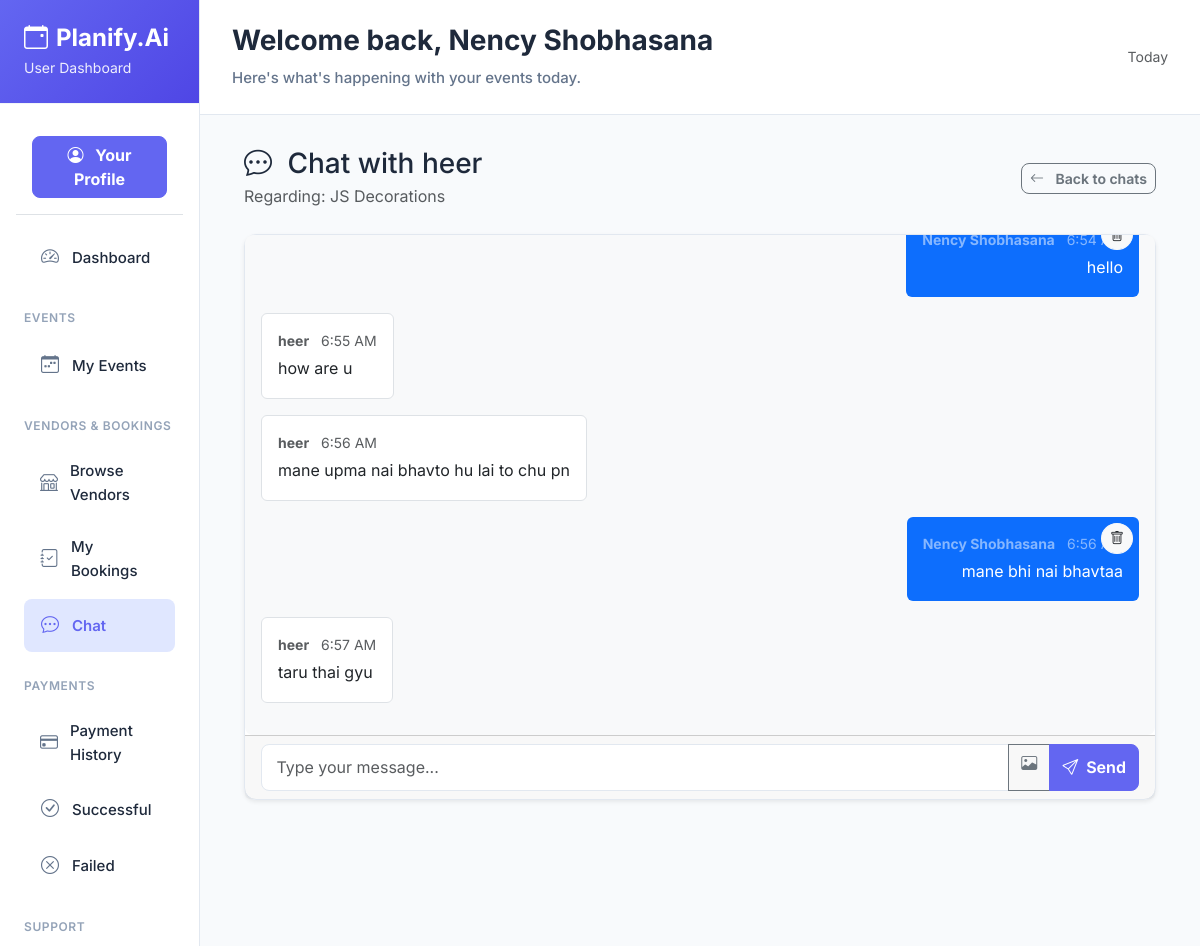
Page /user/chat/1/ (signed in) on the committed database.
### account/models.py (models this page shows, shortened)
class User(models.Model):
    fullname = models.CharField(max_length=255)
    email = models.EmailField(unique=True)
    mobile = models.CharField(max_length=15, unique=True, null=True, blank=True)
    password = models.CharField(max_length=255, blank=True, null=True)
    is_active = models.BooleanField(default=False)   # ✅ added
    email_verified = models.BooleanField(default=False)
    role = models.ForeignKey(Role, on_delete=models.CASCADE)
    business_logo = models.ImageField(upload_to='vendor_logos/', null=True, blank=True)
    created_at = models.DateTimeField(auto_now_add=True)
    updated_at = models.DateTimeField(auto_now=True)

### vendor/models.py (models this page shows, shortened)
class Chat(models.Model):
    created_at = models.DateTimeField(auto_now_add=True)
    updated_at = models.DateTimeField(auto_now=True)
    store = models.ForeignKey(Store, blank=True, null=True, on_delete=models.CASCADE, related_name='chats')
    user = models.ForeignKey(User, on_delete=models.CASCADE, related_name='user_chats')
    vendor = models.ForeignKey(User, limit_choices_to={'role__name__iexact': 'vendor'}, on_delete=models.CASCADE, related_name='vendor_chats')
    class Meta:
        unique_together = (('user', 'vendor'),)

class Store(models.Model):
    vendor = models.ForeignKey(User, on_delete=models.CASCADE, limit_choices_to={'role__name__iexact': 'vendor'})
    store_name = models.CharField(max_length=200)
    description = models.TextField()
    phone = models.CharField(max_length=20, null=True, blank=True)
    category = models.ForeignKey(category, on_delete=models.CASCADE)
    address = models.TextField()
    city = models.CharField(max_length=100)
    price_start = models.DecimalField(max_digits=10, decimal_places=2)
    profile_image = models.ImageField(upload_to='store_images/', null=True, blank=True)
    created_at = models.DateTimeField(auto_now_add=True)
    updated_at = models.DateTimeField(auto_now=True)
    status = models.BooleanField(default=True)  # active/inactive

class ChatMessage(models.Model):
    message = models.TextField()
    image = models.ImageField(upload_to='chat_images/', null=True, blank=True)
    is_read = models.BooleanField(default=False)
    created_at = models.DateTimeField(auto_now_add=True)
    chat = models.ForeignKey(Chat, on_delete=models.CASCADE, related_name='messages')
    sender = models.ForeignKey(User, on_delete=models.CASCADE, related_name='sent_messages')
    class Meta:
        ordering = ['created_at']

### user/views.py (the view)
    def wrapper(request, *args, **kwargs):
        user_id = request.session.get('user_id')
        if not user_id:
            return redirect('/login/')
        try:
            User.objects.get(id=user_id)
        except User.DoesNotExist:
            request.session.flush()
            return redirect('/login/')
        return view_func(request, *args, **kwargs)

### event/context_processors.py (called while the page is built)
def global_app_info(request):
    return {
        'APP_NAME': 'Planify.Ai',
        'APP_LOGO_TEXT': 'PA',                 # Text logo (initials)
        'APP_LOGO_IMAGE': '/static/images/LOGO.png',   # Image logo (inside static/)
    }

def vendor_stores(request):
    try:
        from vendor.models import Store
        stores = Store.objects.filter(status=True).order_by('store_name')
    except Exception:
        stores = []
    return {
        'all_stores': stores
    }

def unread_counts(request):
    user_id = None
    try:
        user_id = request.session.get('user_id')
    except Exception:
        user_id = None
    unread_notifications = 0
    try:
        if user_id:
            from user.models import Notification
            unread_notifications = Notification.objects.filter(user_id=user_id, is_read=False).count()
    except Exception:
        unread_notifications = 0
    return {
        'unread_notifications': unread_notifications,
    }

### user/views.py (called while the page is built)
def user_required(view_func):
    def wrapper(request, *args, **kwargs):
        user_id = request.session.get('user_id')
        if not user_id:
            return redirect('/login/')
        try:
            User.objects.get(id=user_id)
        except User.DoesNotExist:
            request.session.flush()
            return redirect('/login/')
        return view_func(request, *args, **kwargs)
    return wrapper

@user_required
def user_chat_detail(request, chat_id):
    user_id = request.session.get('user_id')
    user = User.objects.get(id=user_id)
    chat = get_object_or_404(Chat, id=chat_id, user_id=user_id)
    if request.method == 'POST':
        message_text = request.POST.get('message', '').strip()
        image = request.FILES.get('image')
        if message_text or image:
            ChatMessage.objects.create(chat=chat, sender=user, message=message_text or '', image=image)
        return redirect('user:user_chat_detail', chat_id=chat.id)
    chat.messages.filter(is_read=False).exclude(sender_id=user_id).update(is_read=True)
    messages_qs = chat.messages.select_related('sender').all()
    return render(request, 'user/chat_detail.html', {
        'chat': chat,
        'messages': messages_qs,
        'user': user,
    })

### template/user/chat_detail.html (shortened to what this page needs)
{% extends 'user/base.html' %}
{% block content %}
<div class="container-fluid">
    <div class="d-flex justify-content-between align-items-center mb-4">
        <div>
            <h3 class="mb-1"><i class="bi bi-chat-dots me-2"></i> Chat with {{ chat.vendor.fullname }}</h3>
            <p class="text-muted mb-0">
                {% if chat.store %}Regarding: {{ chat.store.store_name }}{% endif %}
            </p>
        </div>
        <a href="{% url 'user:user_chat' %}" class="btn btn-outline-secondary btn-sm">
            <i class="bi bi-arrow-left me-2"></i> Back to chats
        </a>
    </div>
    <div class="card shadow-sm">
        <div class="chat-messages p-3" style="height: 500px; overflow-y: auto; background: #f8f9fa; border-radius: 8px;">
            {% for message in messages %}
            <div class="mb-3 position-relative {% if message.sender.id == user.id %}text-end{% endif %}">
                <div class="d-inline-block p-3 rounded {% if message.sender.id == user.id %}bg-primary text-white{% else %}bg-white border{% endif %}" style="max-width: 70%;">
                    <div class="small mb-1 {% if message.sender.id == user.id %}text-white-50{% else %}text-muted{% endif %}">
                        <strong>{{ message.sender.fullname }}</strong>
                        <span class="ms-2">{{ message.created_at|date:"g:i A" }}</span>
                    </div>
                    <div>{{ message.message }}</div>
                </div>
                {% if message.sender.id == user.id %}
                <button type="button" class="btn btn-sm btn-light delete-message-btn position-absolute" style="top:6px; right:6px; border-radius:50%;" data-url="{% url 'user:user_delete_message' message.id %}" aria-label="Delete message">
                    <i class="bi bi-trash text-dark"></i>
                </button>
                {% endif %}
            </div>
            {% empty %}
            <div class="text-center text-muted py-5">
                <i class="bi bi-chat fs-1"></i>
                <p class="mt-3">No messages yet. Say hello!</p>
            </div>
            {% endfor %}
        </div>
        <div class="card-footer">
            <form method="post" enctype="multipart/form-data">
                <div class="input-group">
                    <input type="text" name="message" class="form-control" placeholder="Type your message...">
                    <label class="btn btn-outline-secondary mb-0">
                        <i class="bi bi-image"></i>
                    </label>
                    <button type="submit" class="btn btn-primary"><i class="bi bi-send me-2"></i>Send</button>
                </div>
            </form>
        </div>
    </div>
</div>
{% endblock %}

### template/user/include/header.html (shortened to what this page needs)
<div class="dashboard-header">
    <div class="d-flex justify-content-between align-items-center">
        <div>
            <h2>Welcome back, {{ user.fullname|default:"User" }}</h2>
            <p>Here's what's happening with your events today.</p>
        </div>
        <div class="d-flex align-items-center gap-3">
            <div class="text-end">
                <small class="text-muted d-block">Today</small>
            </div>
        </div>
    </div>
</div>

### static/css/app.css (style rules this page uses)
:root { --primary: #6366f1; --primary-light: #e0e7ff; --primary-dark: #4f46e5; --success: #10b981; --success-light: #d1fae5; --warning: #f59e0b; --warning-light: #fef3c7; --danger: #ef4444; --danger-light: #fee2e2; --info: #06b6d4; --info-light: #cffafe; --bg-primary: #ffffff; --bg-secondary: #f8fafc; --bg-tertiary: #f1f5f9; --text-primary: #0f172a; --text-secondary: #64748b; --text-light: #94a3b8; --border: #e2e8f0; --border-light: #f1f5f9; --shadow-sm: 0 1px 2px rgba(0, 0, 0, 0.05); --shadow: 0 1px 3px rgba(0, 0, 0, 0.10), 0 1px 2px rgba(0, 0, 0, 0.06); --shadow-md: 0 8px 20px rgba(15, 23, 42, 0.10); --radius: 12px; --radius-sm: 10px; }
* { box-sizing: border-box; }
body { font-family: 'Inter', -apple-system, BlinkMacSystemFont, 'Segoe UI', Roboto, Arial, sans-serif; background: var(--bg-secondary); color: var(--text-primary); -webkit-font-smoothing: antialiased; -moz-osx-font-smoothing: grayscale; }
.dashboard-header { background: var(--bg-primary); padding: 1.25rem 1.75rem; border-bottom: 1px solid var(--border); }
.dashboard-header h2 { font-size: 1.65rem; font-weight: 800; margin: 0; }
.dashboard-header p { margin: .4rem 0 0; color: var(--text-secondary); font-weight: 500; }
.btn { border-radius: var(--radius-sm); font-weight: 650; }
.btn-primary { background: var(--primary); border-color: var(--primary); }
.form-control, .form-select { border-radius: var(--radius-sm); border: 1px solid var(--border); padding: .65rem .9rem; }

### static/css/user.css (style rules this page uses)
:root { --primary: #6366f1; --primary-light: #e0e7ff; --primary-dark: #4f46e5; --success: #10b981; --success-light: #d1fae5; --warning: #f59e0b; --warning-light: #fef3c7; --danger: #ef4444; --danger-light: #fee2e2; --info: #06b6d4; --info-light: #cffafe; --bg-primary: #ffffff; --bg-secondary: #f8fafc; --bg-tertiary: #f1f5f9; --text-primary: #1e293b; --text-secondary: #64748b; --text-light: #94a3b8; --border: #e2e8f0; --border-light: #f1f5f9; --shadow-sm: 0 1px 2px 0 rgba(0, 0, 0, 0.05); --shadow: 0 1px 3px 0 rgba(0, 0, 0, 0.1), 0 1px 2px 0 rgba(0, 0, 0, 0.06); --shadow-md: 0 4px 6px -1px rgba(0, 0, 0, 0.1), 0 2px 4px -1px rgba(0, 0, 0, 0.06); --shadow-lg: 0 10px 15px -3px rgba(0, 0, 0, 0.1), 0 4px 6px -2px rgba(0, 0, 0, 0.05); --radius: 12px; --radius-sm: 8px; --radius-lg: 16px; }
body { font-family: 'Inter', -apple-system, BlinkMacSystemFont, 'Segoe UI', Roboto, sans-serif; background: var(--bg-secondary); color: var(--text-primary); line-height: 1.6; }
.dashboard-header { background: var(--bg-primary); padding: 1.5rem 2rem; border-bottom: 1px solid var(--border); }
.dashboard-header h2 { font-size: 1.75rem; font-weight: 700; margin: 0; }
.dashboard-header p { color: var(--text-secondary); margin: 0.5rem 0 0 0; font-size: 0.9375rem; }
.card { border: 1px solid var(--border); border-radius: var(--radius); box-shadow: var(--shadow); }
.form-control, .form-select { border-radius: var(--radius-sm); border: 1px solid var(--border); }

### rows in the picture
User: fullname "Nency Shobhasana"
Chat: vendor.fullname "heer", store.store_name "JS Decorations"
ChatMessage: sender.fullname "Nency Shobhasana", created_at "6:54 AM", message "hello"
ChatMessage: sender.fullname "heer", created_at "6:55 AM", message "how are u"
ChatMessage: sender.fullname "heer", created_at "6:56 AM", message "mane upma nai bhavto hu lai to chu pn"
ChatMessage: sender.fullname "Nency Shobhasana", created_at "6:56 AM", message "mane bhi nai bhavtaa"
ChatMessage: sender.fullname "heer", created_at "6:57 AM", message "taru thai gyu"

### other values in the picture
{{ APP_NAME }} "Planify.Ai"
